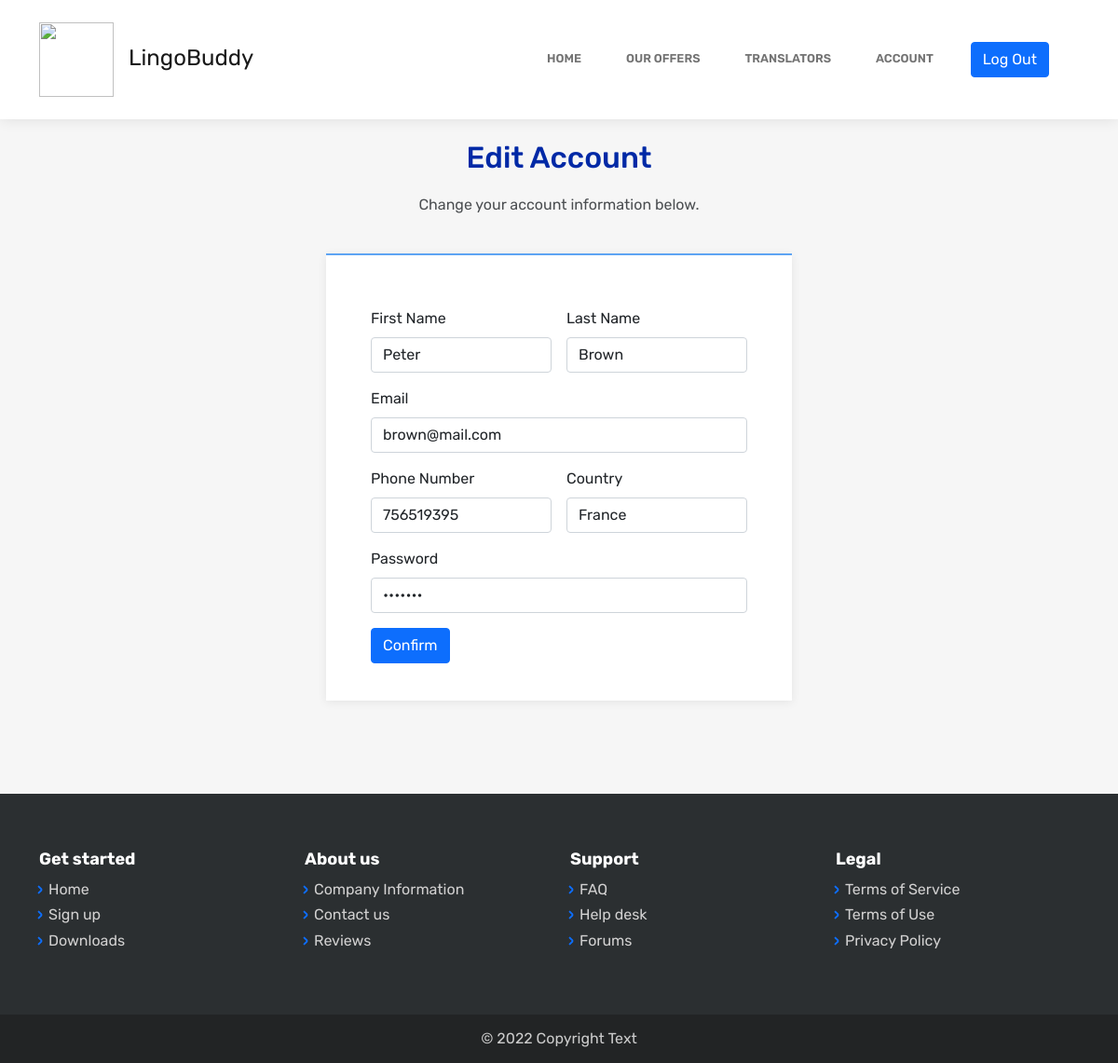
/editaccount.php (signed in), run on an earlier commit of the app's database.
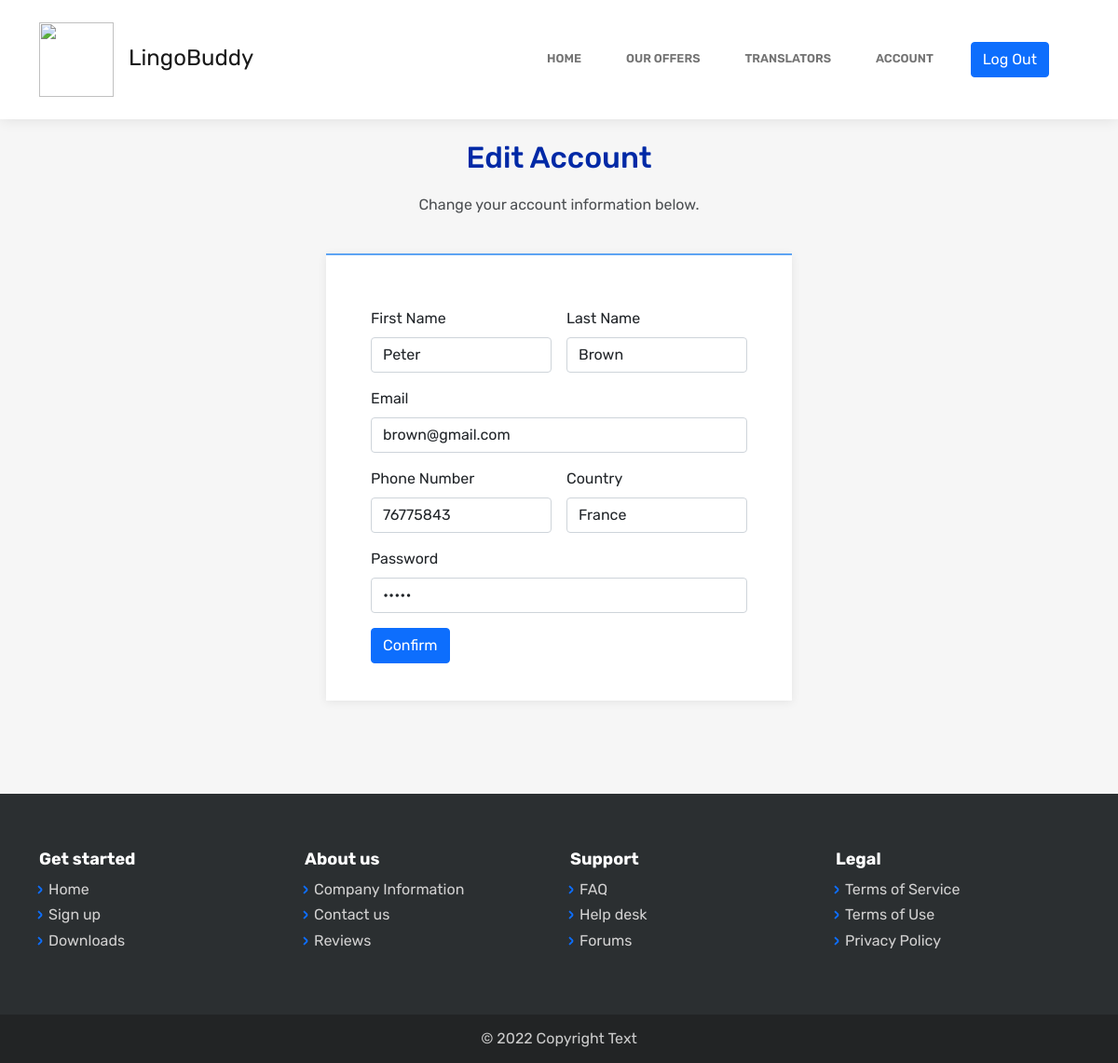
And on a later commit of the database.
### tables this page shows
CREATE TABLE `user` (
  `id` int(11) NOT NULL,
  `first_name` varchar(20) NOT NULL,
  `last_name` varchar(20) NOT NULL,
  `email` varchar(30) NOT NULL,
  `password` varchar(20) NOT NULL,
  `country` varchar(20) NOT NULL,
  `phone_number` int(10) NOT NULL
);

### connect.php (called while the page is built, shortened)
<?php
function user_first_name($user)
{
    $mysqli = new mysqli('localhost', 'root', 'root', 'lingobuddy');
    $sql = "SELECT `first_name` FROM `user` WHERE `id`=" . $user . ";";
    $result = $mysqli->query($sql);
    $row = $result->fetch_assoc();
    return $row["first_name"];
}
function user_last_name($user)
{
    $mysqli = new mysqli('localhost', 'root', 'root', 'lingobuddy');
    $sql = "SELECT `last_name` FROM `user` WHERE `id`=" . $user . ";";
    $result = $mysqli->query($sql);
    $row = $result->fetch_assoc();
    return $row["last_name"];
}
function user_email($user)
{
    $mysqli = new mysqli('localhost', 'root', 'root', 'lingobuddy');
    $sql = "SELECT `email` FROM `user` WHERE `id`=" . $user . ";";
    $result = $mysqli->query($sql);
    $row = $result->fetch_assoc();
    return $row["email"];
}
function user_password($user)
{
    $mysqli = new mysqli('localhost', 'root', 'root', 'lingobuddy');
    $sql = "SELECT `password` FROM `user` WHERE `id`=" . $user . ";";
    $result = $mysqli->query($sql);
    $row = $result->fetch_assoc();
    return $row["password"];
}
function user_phone($user)
{
    $mysqli = new mysqli('localhost', 'root', 'root', 'lingobuddy');
    $sql = "SELECT `phone_number` FROM `user` WHERE `id`=" . $user . ";";
    $result = $mysqli->query($sql);
    $row = $result->fetch_assoc();
    return $row["phone_number"];
}
function user_country($user)
{
    $mysqli = new mysqli('localhost', 'root', 'root', 'lingobuddy');
    $sql = "SELECT `country` FROM `user` WHERE `id`=" . $user . ";";
    $result = $mysqli->query($sql);
    $row = $result->fetch_assoc();
    return $row["country"];
}

### editaccount.php (the view, shortened to what this page needs)
<?php
include "header.php";
?>
<main class="page contact-us-page">
    <section class="clean-block clean-form dark">
        <div class="container">
            <div class="block-heading">
                <h2 class="text-info">Edit Account</h2>
                <p>Change your account information below.</p>
            </div>
            <form action="account-view.php" method="post" class="row g-3">
                <div class="col-md-6"><label class="form-label" for="first_name">First Name</label>
                    <input value="<?php echo user_first_name($user) ?>" required class="form-control" type="text" id="name" name="first_name">
                </div>
                <div class="col-md-6"><label class="form-label" for="last_name">Last Name</label>
                    <input value="<?php echo user_last_name($user) ?>" required class="form-control" type="text" id="name" name="last_name">
                </div>
                <div class="col-12"><label class="form-label" for="email">Email</label>
                    <input value="<?php echo user_email($user) ?>" required class="form-control" type="email" id="email" name="email">
                </div>
                <div class="col-md-6"><label class="form-label" for="phone_number">Phone Number</label>
                    <input value="<?php echo user_phone($user) ?>" required class="form-control" type="tel" id="phone_number" name="phone_number">
                </div>
                <div class="col-md-6"><label class="form-label" for="country">Country</label>
                    <input value="<?php echo user_country($user) ?>" required class="form-control" type="text" id="country" name="country">
                </div>
                <div class="col-12"><label class="form-label" for="password">Password</label>
                    <input value="<?php echo user_password($user) ?>" required class="form-control" type="password" id="password" name="password">
                </div>
                <div class="col-12"><button class="btn btn-primary" name="submit" type="submit">Confirm</button></div>
            </form>
        </div>
    </section>
</main>
<?php include "footer.php"; ?>

What changed in the data, as far as the page shows it:
changed user "Peter": email "brown@mail.com" → "brown@gmail.com"; phone_number "756519395" → "76775843"
